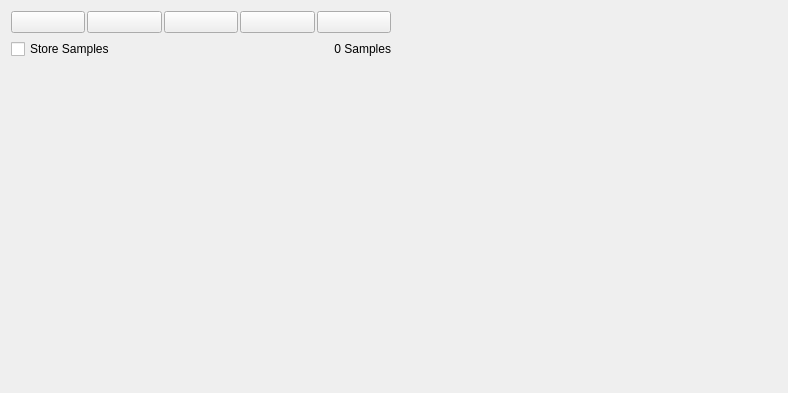
<?xml version="1.0" encoding="UTF-8"?>
<ui version="4.0">
 <class>MagCal</class>
 <widget class="QWidget" name="MagCal">
  <property name="geometry">
   <rect>
    <x>0</x>
    <y>0</y>
    <width>788</width>
    <height>393</height>
   </rect>
  </property>
  <property name="windowTitle">
   <string>Form</string>
  </property>
  <layout class="QGridLayout" name="gridLayout">
   <item row="0" column="0">
    <layout class="QVBoxLayout" name="verticalLayout_6">
     <item>
      <layout class="QHBoxLayout" name="horizontalLayout_4">
       <property name="spacing">
        <number>2</number>
       </property>
       <item>
        <widget class="QPushButton" name="magSampleClearButton">
         <property name="toolTip">
          <string>Clear</string>
         </property>
         <property name="text">
          <string/>
         </property>
         <property name="icon">
          <iconset resource="resources.qrc">
           <normaloff>:/models/Icons/Delete2-96.png</normaloff>:/models/Icons/Delete2-96.png</iconset>
         </property>
        </widget>
       </item>
       <item>
        <widget class="QPushButton" name="magReplotButton">
         <property name="toolTip">
          <string>Rescale plots</string>
         </property>
         <property name="text">
          <string/>
         </property>
         <property name="icon">
          <iconset resource="resources.qrc">
           <normaloff>:/models/Icons/Restart-96.png</normaloff>:/models/Icons/Restart-96.png</iconset>
         </property>
        </widget>
       </item>
       <item>
        <widget class="QPushButton" name="magCalcCompButton">
         <property name="toolTip">
          <string>Calculate compensation</string>
         </property>
         <property name="text">
          <string/>
         </property>
         <property name="icon">
          <iconset resource="resources.qrc">
           <normaloff>:/models/Icons/Process-96.png</normaloff>:/models/Icons/Process-96.png</iconset>
         </property>
        </widget>
       </item>
       <item>
        <widget class="QPushButton" name="magOpenFileButton">
         <property name="toolTip">
          <string>Open file with samples</string>
         </property>
         <property name="text">
          <string/>
         </property>
         <property name="icon">
          <iconset resource="resources.qrc">
           <normaloff>:/models/Icons/Open Folder-96.png</normaloff>:/models/Icons/Open Folder-96.png</iconset>
         </property>
        </widget>
       </item>
       <item>
        <widget class="QPushButton" name="magSampleSaveButton">
         <property name="toolTip">
          <string>Save samples to file</string>
         </property>
         <property name="text">
          <string/>
         </property>
         <property name="icon">
          <iconset resource="resources.qrc">
           <normaloff>:/models/Icons/Save as-96.png</normaloff>:/models/Icons/Save as-96.png</iconset>
         </property>
        </widget>
       </item>
      </layout>
     </item>
     <item>
      <layout class="QHBoxLayout" name="horizontalLayout_15">
       <item>
        <widget class="QCheckBox" name="magSampleStoreBox">
         <property name="text">
          <string>Store Samples</string>
         </property>
        </widget>
       </item>
       <item>
        <widget class="QLabel" name="magSampleLabel">
         <property name="text">
          <string>0 Samples</string>
         </property>
         <property name="alignment">
          <set>Qt::AlignRight|Qt::AlignTrailing|Qt::AlignVCenter</set>
         </property>
        </widget>
       </item>
      </layout>
     </item>
     <item>
      <spacer name="verticalSpacer_2">
       <property name="orientation">
        <enum>Qt::Vertical</enum>
       </property>
       <property name="sizeHint" stdset="0">
        <size>
         <width>20</width>
         <height>40</height>
        </size>
       </property>
      </spacer>
     </item>
    </layout>
   </item>
   <item row="0" column="1">
    <widget class="QCustomPlot" name="magSampXyPlot" native="true">
     <property name="sizePolicy">
      <sizepolicy hsizetype="Preferred" vsizetype="MinimumExpanding">
       <horstretch>0</horstretch>
       <verstretch>0</verstretch>
      </sizepolicy>
     </property>
    </widget>
   </item>
   <item row="1" column="0">
    <widget class="QCustomPlot" name="magSampXzPlot" native="true">
     <property name="sizePolicy">
      <sizepolicy hsizetype="Preferred" vsizetype="MinimumExpanding">
       <horstretch>0</horstretch>
       <verstretch>0</verstretch>
      </sizepolicy>
     </property>
    </widget>
   </item>
   <item row="1" column="1">
    <widget class="QCustomPlot" name="magSampYzPlot" native="true">
     <property name="sizePolicy">
      <sizepolicy hsizetype="Preferred" vsizetype="MinimumExpanding">
       <horstretch>0</horstretch>
       <verstretch>0</verstretch>
      </sizepolicy>
     </property>
    </widget>
   </item>
  </layout>
 </widget>
 <customwidgets>
  <customwidget>
   <class>QCustomPlot</class>
   <extends>QWidget</extends>
   <header>qcustomplot.h</header>
   <container>1</container>
  </customwidget>
 </customwidgets>
 <resources>
  <include location="resources.qrc"/>
 </resources>
 <connections/>
</ui>
